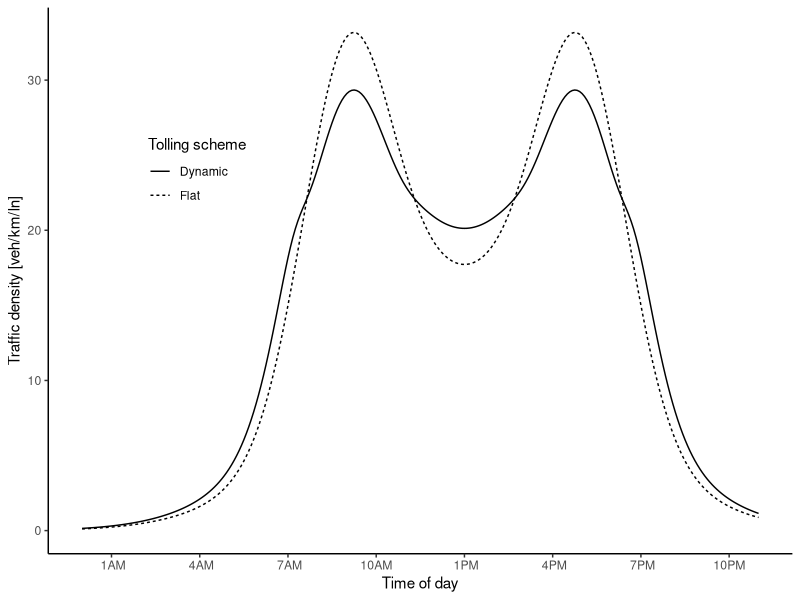
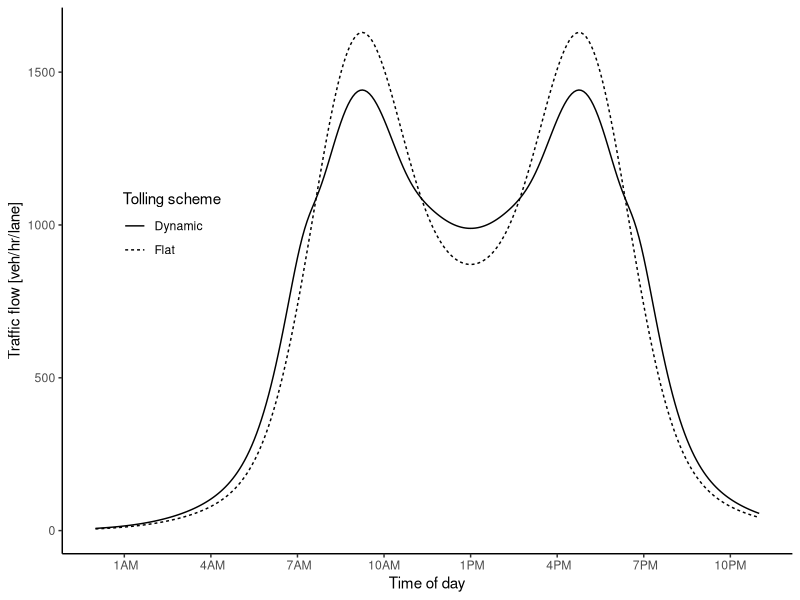
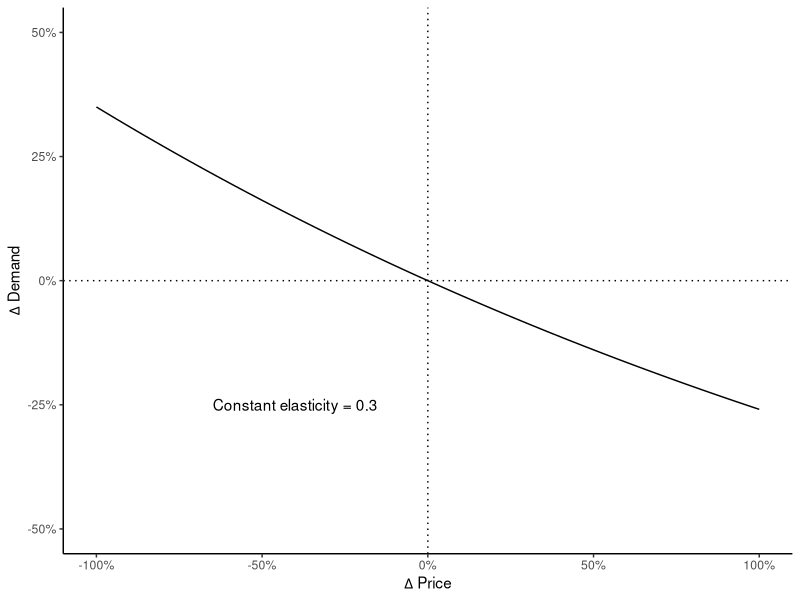
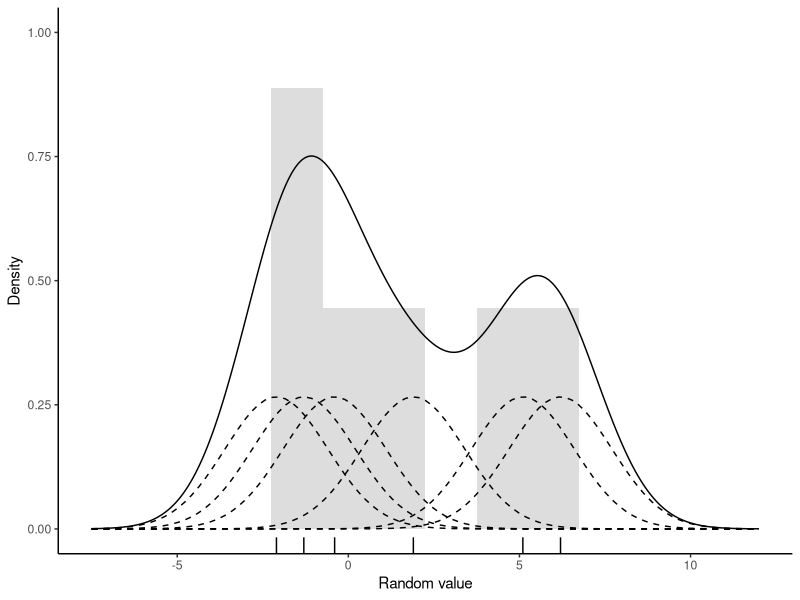
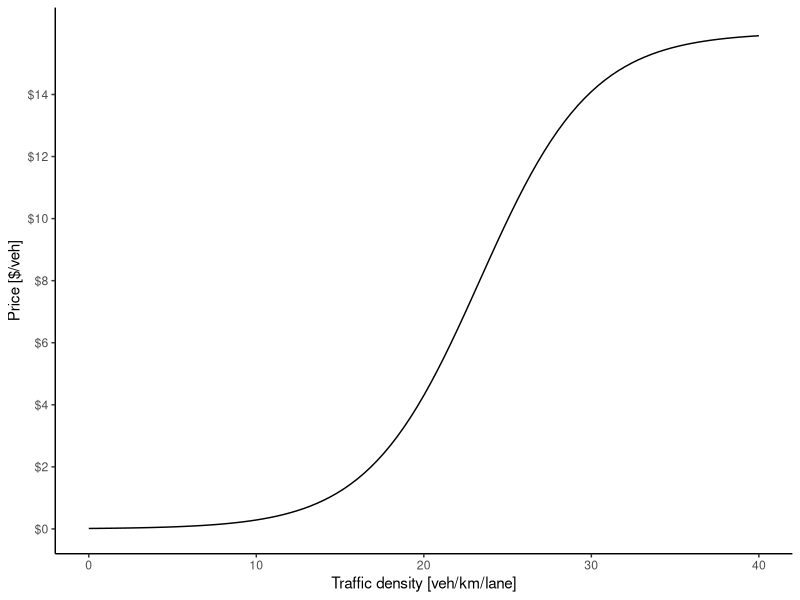
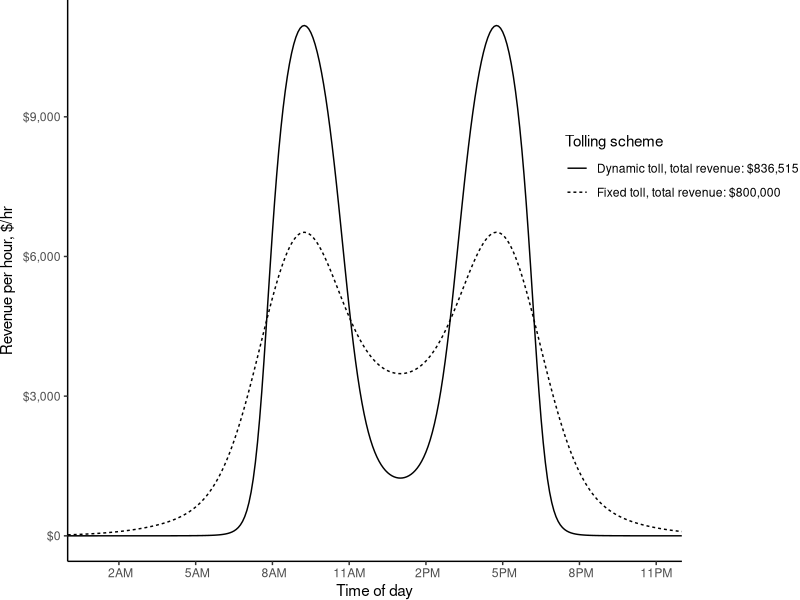
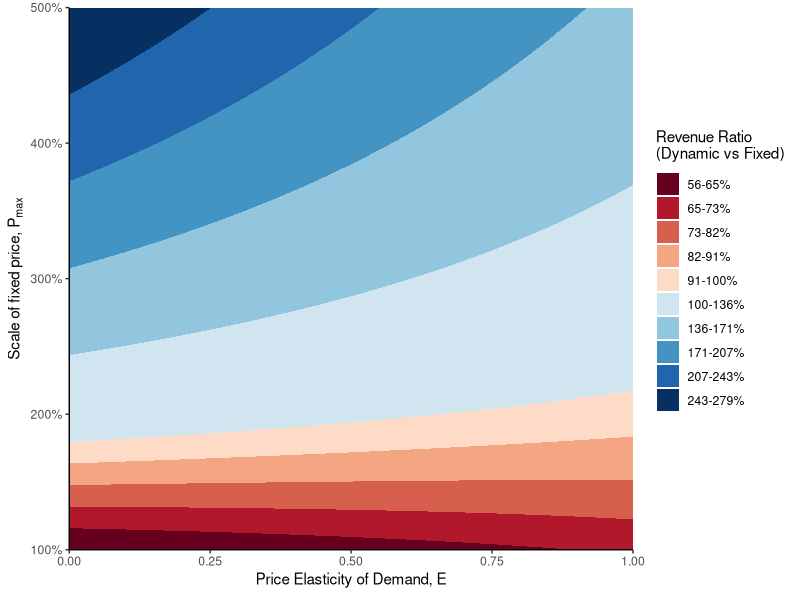
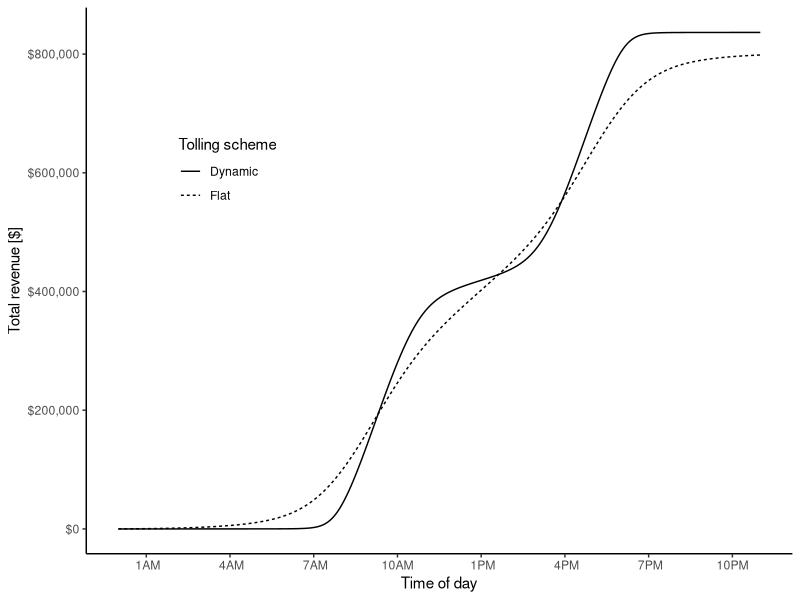

Write R code to recreate these figures, in order.

library(data.table)
library(ggplot2)
library(scales)
# library(extrafont)

#### Functions ####

#Pricing function
fun.price <- function(k, pmin, pmax, a, b)  pmin + (pmax-pmin)/(1 + exp(a-b*k))

#Elasticity function
fun.elasticdemand <- function(k,p1,p2,E) k+k*(exp(-E*(p2-p1)/(p2+p1))-1)

#Demand distribution (Manually constructed for this example)
fun.demanddist <- function(scale, t,sd) scale*(dnorm(t,mean=9,sd) + dnorm(t,mean=17,sd) + dnorm(t,mean=12,sd=4) + dnorm(t,mean=14,sd=4))


#### Parameters ####
E = 0.3
trips = 100000
inc = 5/60
t = seq(0,24,by=inc)
a = 7
b = 0.3
pfix = 8
pmin = 0*pfix/2
pmax = pfix*2

#### Run for the constant parameters ####
dat = data.table(t=t, k1 = fun.demanddist(85,t,1.5), price1 = pfix)
#dat[ , k2 := fun.demanddist(t,2)]
dat[ , "q1" := trips*k1/sum(k1)/inc/6 ]
dat[ , "n1" := trips*k1/sum(k1) ]
dat[ , price2 := fun.price(k1, pmin, pmax, a, b)]

dat[ , k2 := fun.elasticdemand(k1,price1,price2,E)]
dat[ , k2 := sum(k1)*k2/sum(k2)]
dat[ , "q2" := trips*k2/sum(k2)/inc/6 ]
dat[ , "n2" := trips*k2/sum(k2) ]

#Revenue
dat[ , rev1 := n1*price1]
dat[ , rev2 := n2*price2]
#Revenue per house
dat[ , rev1hr := rev1/inc]
dat[ , rev2hr := rev2/inc]
#Cumulative sum
dat[ , sumrev1 := cumsum(n1*price1)]
dat[ , sumrev2 := cumsum(n2*price2)]

#Time
dat[ , time := as.POSIXct('2000-01-01 00:00:00 EST', tz='EST') + (3600*t)]

#Check sum
dat[ , lapply(.SD, sum),.SDcols = c("k1","k2")]
dat[ , lapply(.SD, sum),.SDcols = c("q1","q2")]
dat[ , lapply(.SD, sum),.SDcols = c("n1","n2")]


#### Run with varying pmax and elasticity ####
#Set up combination matrix
datvar = as.data.table(expand.grid(tval = t, E = seq(0,1, by=0.05), surge = seq(1, 5, by = 0.1)))
#Assign fixed price & scaled price
datvar[ , price1 := pfix]
datvar[ , pmax := pfix*surge]
#Calculate demand dist for each combo
datvar[ , k1 := fun.demanddist(85, tval, 1.5)]
#Calculate flow and number of trips for fixed price
datvar[ , "q1" := trips*k1/sum(k1)/inc/6 ]
datvar[ , "n1" := trips*k1/sum(k1) ]
#Calculate new price the previous demand
datvar[ , price2 := fun.price(k1, pmin, pmax, a, b)]
#Calculate new density, flow, and number of trips from price
datvar[ , k2 := fun.elasticdemand(k1,price1,price2,E)]
datvar[ , k2 := sum(k1)*k2/sum(k2)]
datvar[ , "q2" := trips*k2/sum(k2)/inc/6 ]
datvar[ , "n2" := trips*k2/sum(k2) ]
#Revenue
datvar[ , rev1 := cumsum(n1*price1)]
datvar[ , rev2 := cumsum(n2*price2)]

#Revenue
datvar[ , rev1 := n1*price1]
datvar[ , rev2 := n2*price2]
#Cumulative sum
datvar[ , sumrev1 := cumsum(rev1)]
datvar[ , sumrev2 := cumsum(rev2)]

#Time
datvar[ , time := as.POSIXct('2000-01-01 00:00:00 EST', tz='EST') + (3600*tval)]

#Check sum
datvar[ , lapply(.SD, sum),.SDcols = c("k1","k2")]
datvar[ , lapply(.SD, sum),.SDcols = c("q1","q2")]
datvar[ , lapply(.SD, sum),.SDcols = c("n1","n2")]

#Aggregate total revenue
revmat <- datvar[ , list("revratio" = sum(rev2)/sum(rev1)), by = .(E,surge)]



#### Ploting ####

#rand = data.table(rand = c(rlnorm(50, sd=0.5), rnorm(50, mean=3, sd=0.5)))
#rand = data.table(rand = rlnorm(5))
rand = data.table(rand = c(-2.1,-1.3,-0.4,1.9,5.1,6.2))
d = density(rand$rand, kernel = 'gaussian', bw=sqrt(2.25))

plot.kernel <- ggplot(rand, aes(rand)) +
  geom_rug() +
  geom_histogram(aes(y=4*..density..), binwidth=d$bw, alpha=0.2) +
  geom_density(aes(y=..count..), bw=d$bw) +
  scale_y_continuous("Density", limits = c(0, 1)) +
  scale_x_continuous("Random value", limits = c(-7.5,12)) +
  theme_classic() 
#theme(text=element_text(family="Times New Roman"))
for(x in rand$rand) plot.kernel <- plot.kernel + stat_function(fun = dnorm, args = list(mean = x, sd = d$bw), linetype=2)
# plot.kernel

plot.price <- ggplot(data.frame(x = c(0, 40)), aes(x)) + 
  stat_function(fun = fun.price, args = list(pmin, pmax, a, b)) +
  scale_y_continuous("Price [$/veh]", labels = scales::dollar, breaks = seq(0,15,by=2), limits = c(0,pmax)) +
  scale_x_continuous("Traffic density [veh/km/lane]") +
  theme_classic()
# theme(text=element_text(family="Times New Roman"))
# plot.price

plot.elasticity <- ggplot(data.frame(x = c(0, 1)), aes(x)) + 
  stat_function(fun = function(x) exp(-E*x)-1) +
  geom_vline(xintercept = 0, linetype="dotted") +
  geom_hline(yintercept = 0, linetype="dotted") +
  annotate("text", x=-0.4, y=-.25, label = paste("Constant elasticity =",E)) + #, family = "Times New Roman") +
  scale_x_continuous(expression(Delta~"Price"), labels = scales::percent, limits = c(-1,1)) +
  scale_y_continuous(expression(Delta~"Demand"), labels = scales::percent, limits = c(-0.5,0.5)) +
  theme_classic()
# theme(text=element_text(family="Times New Roman"))
# plot.elasticity


plot.demanddensity <- ggplot(dat) + 
  geom_line(aes(x=time,y=k1, linetype="Flat")) + 
  geom_line(aes(x=time,y=k2, linetype="Dynamic")) + 
  scale_y_continuous("Traffic density [veh/km/ln]") +
  scale_linetype("Tolling scheme") +
  scale_x_datetime("Time of day", labels = date_format("%l%p", tz='EST'), date_breaks = "3 hour",
                   limits = c(as.POSIXct('2000-01-01 00:00:00 EST', tz='EST'),as.POSIXct('2000-01-01 23:00:00 EST', tz='EST'))) +
  theme_classic() +
  theme(legend.position = c(0.2,0.7), 
        legend.background = element_blank())
        #text=element_text(family="Times New Roman"))
# plot.demanddensity


plot.demandflow <- ggplot(dat) + 
  geom_line(aes(x=time,y=q1, linetype="Flat")) + 
  geom_line(aes(x=time,y=q2, linetype="Dynamic")) + 
  scale_y_continuous("Traffic flow [veh/hr/lane]") +
  scale_linetype("Tolling scheme") +
  scale_x_datetime("Time of day", labels = date_format("%l%p", tz='EST'), date_breaks = "3 hour",
                   limits = c(as.POSIXct('2000-01-01 00:00:00 EST', tz='EST'),as.POSIXct('2000-01-01 23:00:00 EST', tz='EST'))) +
  theme_classic() +
  theme(legend.position = c(0.15,0.6))
        #text=element_text(family="Times New Roman"))
# plot.demandflow


plot.toll <- ggplot(dat) +  
  geom_line(aes(x=time,y=price1, linetype="Flat")) + 
  geom_line(aes(x=time,y=price2, linetype="Dynamic")) + 
  scale_y_continuous("Price [$/veh]", labels = scales::dollar, breaks = seq(0,pmax,by=2), limits = c(0,pmax)) +
  scale_linetype("Tolling scheme") +
  scale_x_datetime("Time of day", labels = date_format("%l%p", tz='EST'), date_breaks = "3 hour",
                   limits = c(as.POSIXct('2000-01-01 00:00:00 EST', tz='EST'),as.POSIXct('2000-01-01 23:00:00 EST', tz='EST'))) +
  theme_classic() +
  theme(legend.position = c(0.2,0.7),
        legend.background = element_blank())
        #text=element_text(family="Times New Roman"))
# plot.toll


plot.revenue <- ggplot(dat) + 
  geom_line(aes(x=time,y=rev1, linetype=paste0("Fixed toll, total revenue: ", scales::dollar(sum(dat$rev1))))) +
  geom_line(aes(x=time,y=rev2, linetype=paste0("Dynamic toll, total revenue: ", scales::dollar(sum(dat$rev2))))) +
  scale_y_continuous(expression("Revenue per hour, $/hr"), labels = scales::dollar) +
  scale_x_datetime("Time of day", labels = date_format("%l%p", tz='EST'), date_breaks = "3 hour", expand = c(0,12),
                   limits = c(as.POSIXct('2000-01-01 00:00:00 EST', tz='EST'),
                              as.POSIXct('2000-01-01 24:00:00 EST', tz='EST'))) +
  scale_linetype("Tolling scheme") +
  # annotate("text", x=as.POSIXct('2000-01-01 24:00:00 EST', tz='EST'), y=0.5*max(dat$rev2),
  #          label = paste0(paste0("Fixed toll: ", scales::dollar(sum(dat$rev1))),"\n",
  #                         paste0("Dynamic toll: ", scales::dollar(sum(dat$rev2)))), hjust = 0, size = 4) +
  theme_classic() +
  theme(plot.margin=margin(t = 0, r = 3, b = 0, l = 0, unit = "cm"),
        legend.position = c(1,0.7),
        legend.background = element_blank())
        #text=element_text(family="Times New Roman"))
# plot.revenue



plot.revsum <- ggplot(dat) + 
  geom_line(aes(x=time,y=sumrev1, linetype="Flat")) +
  geom_line(aes(x=time,y=sumrev2, linetype="Dynamic")) +
  scale_y_continuous("Total revenue [$]", labels = scales::dollar) +
  scale_linetype("Tolling scheme") +
  scale_x_datetime("Time of day", labels = date_format("%l%p", tz='EST'), date_breaks = "3 hour",
                   limits = c(as.POSIXct('2000-01-01 00:00:00 EST', tz='EST'),as.POSIXct('2000-01-01 23:00:00 EST', tz='EST'))) +
  theme_classic() +
  theme(legend.position = c(0.2,0.7),
        legend.background = element_blank())
#text=element_text(family="Times New Roman"))
# plot.revsum


cuts = c(with(revmat, seq(100*min(revratio), 100, length.out = 6))[-6], 
  with(revmat, seq(100, 100*max(revratio), length.out = 6)))

plot.revmat <- ggplot(revmat, aes(x = E, y = surge, z = 100*revratio)) +
  geom_contour_filled(breaks = cuts) +
  scale_x_continuous(expression("Price Elasticity of Demand,"~E), limits = c(0,1), expand = c(0,0)) +
  scale_y_continuous(expression("Scale of fixed price,"~P[max]), limits = c(1,5),
                     labels = scales::percent_format(), expand = c(0,0)) +
  scale_fill_brewer(expression("Revenue Ratio\n(Dynamic vs Fixed)"),
                    palette = "RdBu", label = paste0(paste(round(cuts), round(cuts[-1]), sep = "-"),"%")) +
  theme_classic()
# plot.revenue






# ggsave("../figures/toyprice.pdf", plot.price, device = cairo_pdf, width=4.25, height=2, units = "in")
# ggsave("../figures/toyelasticity.pdf", plot.elasticity, device = cairo_pdf, width=4.25, height=2, units = "in")
# ggsave("../figures/toydemand.pdf", plot.demanddensity, device = cairo_pdf, width=4.25, height=2, units = "in")
# ggsave("../figures/toytoll.pdf", plot.toll, device = cairo_pdf, width=4.25, height=2, units = "in")
# ggsave("../figures/toyrevenue.pdf", plot.revenue, device = cairo_pdf, width=4.25, height=2, units = "in")
# ggsave("../figures/KDE.pdf", plot.kernel, device = cairo_pdf, width=4.25, height=2, units = "in")








